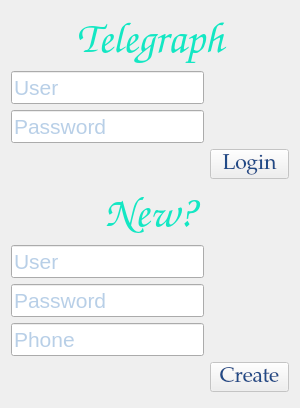
<?xml version="1.0" encoding="UTF-8"?>
<ui version="4.0">
 <class>LoginWindow</class>
 <widget class="QDialog" name="LoginWindow">
  <property name="geometry">
   <rect>
    <x>0</x>
    <y>0</y>
    <width>300</width>
    <height>408</height>
   </rect>
  </property>
  <property name="windowTitle">
   <string>Welcome to Telegraph</string>
  </property>
  <layout class="QFormLayout" name="formLayout">
   <item row="0" column="0" colspan="2">
    <widget class="QLabel" name="telegraphLabel">
     <property name="font">
      <font>
       <family>URW Chancery L</family>
       <pointsize>32</pointsize>
      </font>
     </property>
     <property name="styleSheet">
      <string notr="true">color: rgb(19, 231, 195);</string>
     </property>
     <property name="text">
      <string>Telegraph</string>
     </property>
     <property name="alignment">
      <set>Qt::AlignCenter</set>
     </property>
    </widget>
   </item>
   <item row="1" column="0">
    <widget class="QLineEdit" name="userLE">
     <property name="font">
      <font>
       <pointsize>16</pointsize>
      </font>
     </property>
     <property name="styleSheet">
      <string notr="true">color: rgb(114, 159, 207);</string>
     </property>
     <property name="placeholderText">
      <string>User</string>
     </property>
    </widget>
   </item>
   <item row="2" column="0">
    <widget class="QLineEdit" name="passwordLE">
     <property name="font">
      <font>
       <pointsize>16</pointsize>
      </font>
     </property>
     <property name="styleSheet">
      <string notr="true">color: rgb(114, 159, 207);</string>
     </property>
     <property name="echoMode">
      <enum>QLineEdit::Password</enum>
     </property>
     <property name="placeholderText">
      <string>Password</string>
     </property>
    </widget>
   </item>
   <item row="3" column="1">
    <widget class="QPushButton" name="loginPB">
     <property name="enabled">
      <bool>false</bool>
     </property>
     <property name="font">
      <font>
       <family>URW Palladio L</family>
       <pointsize>16</pointsize>
      </font>
     </property>
     <property name="styleSheet">
      <string notr="true">color: rgb(32, 74, 135);</string>
     </property>
     <property name="text">
      <string>Login</string>
     </property>
    </widget>
   </item>
   <item row="4" column="0" colspan="2">
    <widget class="QLabel" name="newLabel">
     <property name="font">
      <font>
       <family>URW Chancery L</family>
       <pointsize>32</pointsize>
      </font>
     </property>
     <property name="styleSheet">
      <string notr="true">color: rgb(19, 231, 195);</string>
     </property>
     <property name="text">
      <string>New?</string>
     </property>
     <property name="alignment">
      <set>Qt::AlignCenter</set>
     </property>
    </widget>
   </item>
   <item row="5" column="0">
    <widget class="QLineEdit" name="newUserLE">
     <property name="font">
      <font>
       <pointsize>16</pointsize>
      </font>
     </property>
     <property name="styleSheet">
      <string notr="true">color: rgb(114, 159, 207);</string>
     </property>
     <property name="placeholderText">
      <string>User</string>
     </property>
    </widget>
   </item>
   <item row="6" column="0">
    <widget class="QLineEdit" name="newPasswordLE">
     <property name="font">
      <font>
       <pointsize>16</pointsize>
      </font>
     </property>
     <property name="styleSheet">
      <string notr="true">color: rgb(114, 159, 207);</string>
     </property>
     <property name="echoMode">
      <enum>QLineEdit::Password</enum>
     </property>
     <property name="placeholderText">
      <string>Password</string>
     </property>
    </widget>
   </item>
   <item row="7" column="0">
    <widget class="QLineEdit" name="phoneLE">
     <property name="font">
      <font>
       <pointsize>16</pointsize>
      </font>
     </property>
     <property name="styleSheet">
      <string notr="true">color: rgb(114, 159, 207);</string>
     </property>
     <property name="inputMask">
      <string>9999999999</string>
     </property>
     <property name="placeholderText">
      <string>Phone</string>
     </property>
    </widget>
   </item>
   <item row="8" column="1">
    <widget class="QPushButton" name="createPB">
     <property name="enabled">
      <bool>false</bool>
     </property>
     <property name="font">
      <font>
       <family>URW Palladio L</family>
       <pointsize>16</pointsize>
      </font>
     </property>
     <property name="styleSheet">
      <string notr="true">color: rgb(32, 74, 135);</string>
     </property>
     <property name="text">
      <string>Create</string>
     </property>
    </widget>
   </item>
  </layout>
 </widget>
 <resources/>
 <connections/>
</ui>
